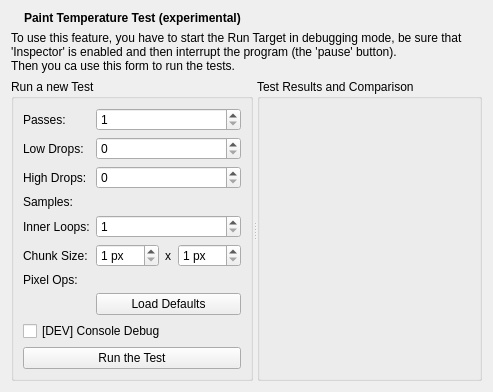
<?xml version="1.0" encoding="UTF-8"?>
<ui version="4.0">
 <author>Enrico Ros</author>
 <class>PaintTemperatureView</class>
 <widget class="QWidget" name="PaintTemperatureView">
  <property name="geometry">
   <rect>
    <x>0</x>
    <y>0</y>
    <width>493</width>
    <height>392</height>
   </rect>
  </property>
  <layout class="QVBoxLayout" name="verticalLayout">
   <item>
    <layout class="QHBoxLayout" name="horizontalLayout">
     <item>
      <widget class="QLabel" name="iconLabel">
       <property name="sizePolicy">
        <sizepolicy hsizetype="Fixed" vsizetype="Preferred">
         <horstretch>0</horstretch>
         <verstretch>0</verstretch>
        </sizepolicy>
       </property>
       <property name="pixmap">
        <pixmap resource="inspector.qrc">:/inspector/images/mark-32.png</pixmap>
       </property>
      </widget>
     </item>
     <item>
      <widget class="QLabel" name="titleLabel">
       <property name="font">
        <font>
         <weight>75</weight>
         <bold>true</bold>
        </font>
       </property>
       <property name="text">
        <string>Paint Temperature Test (experimental)</string>
       </property>
      </widget>
     </item>
    </layout>
   </item>
   <item>
    <widget class="QLabel" name="disclaimerLabel">
     <property name="text">
      <string>To use this feature, you have to start the Run Target in debugging mode, be sure that 'Inspector' is enabled and then interrupt the program (the 'pause' button).
Then you ca use this form to run the tests.</string>
     </property>
     <property name="wordWrap">
      <bool>true</bool>
     </property>
    </widget>
   </item>
   <item>
    <widget class="QSplitter" name="splitter">
     <property name="orientation">
      <enum>Qt::Horizontal</enum>
     </property>
     <widget class="QGroupBox" name="newTestGroup">
      <property name="title">
       <string>Run a new Test</string>
      </property>
      <layout class="QVBoxLayout" name="verticalLayout_2">
       <item>
        <layout class="QFormLayout" name="formLayout">
         <item row="0" column="0">
          <widget class="QLabel" name="label">
           <property name="text">
            <string>Passes:</string>
           </property>
          </widget>
         </item>
         <item row="0" column="1">
          <widget class="QSpinBox" name="passesBox">
           <property name="minimum">
            <number>1</number>
           </property>
           <property name="maximum">
            <number>10</number>
           </property>
          </widget>
         </item>
         <item row="1" column="0">
          <widget class="QLabel" name="label_2">
           <property name="text">
            <string>Low Drops:</string>
           </property>
          </widget>
         </item>
         <item row="1" column="1">
          <widget class="QSpinBox" name="lowBox">
           <property name="maximum">
            <number>9</number>
           </property>
          </widget>
         </item>
         <item row="2" column="0">
          <widget class="QLabel" name="label_3">
           <property name="text">
            <string>High Drops:</string>
           </property>
          </widget>
         </item>
         <item row="2" column="1">
          <widget class="QSpinBox" name="highBox">
           <property name="maximum">
            <number>9</number>
           </property>
          </widget>
         </item>
         <item row="3" column="0">
          <widget class="QLabel" name="samplesLabel">
           <property name="text">
            <string>Samples:</string>
           </property>
          </widget>
         </item>
         <item row="3" column="1">
          <widget class="QLabel" name="samplesBox">
           <property name="text">
            <string notr="true"/>
           </property>
          </widget>
         </item>
         <item row="4" column="0">
          <widget class="QLabel" name="label_4">
           <property name="text">
            <string>Inner Loops:</string>
           </property>
          </widget>
         </item>
         <item row="4" column="1">
          <widget class="QSpinBox" name="innerBox">
           <property name="minimum">
            <number>1</number>
           </property>
           <property name="maximum">
            <number>50</number>
           </property>
          </widget>
         </item>
         <item row="5" column="0">
          <widget class="QLabel" name="label_5">
           <property name="text">
            <string>Chunk Size:</string>
           </property>
          </widget>
         </item>
         <item row="5" column="1">
          <layout class="QHBoxLayout" name="horizontalLayout_2">
           <item>
            <widget class="QSpinBox" name="widthBox">
             <property name="suffix">
              <string> px</string>
             </property>
             <property name="minimum">
              <number>1</number>
             </property>
             <property name="maximum">
              <number>500</number>
             </property>
            </widget>
           </item>
           <item>
            <widget class="QLabel" name="label_7">
             <property name="text">
              <string>x</string>
             </property>
            </widget>
           </item>
           <item>
            <widget class="QSpinBox" name="heightBox">
             <property name="suffix">
              <string> px</string>
             </property>
             <property name="minimum">
              <number>1</number>
             </property>
             <property name="maximum">
              <number>500</number>
             </property>
            </widget>
           </item>
          </layout>
         </item>
         <item row="6" column="0">
          <widget class="QLabel" name="popsLabel">
           <property name="text">
            <string>Pixel Ops:</string>
           </property>
          </widget>
         </item>
         <item row="6" column="1">
          <widget class="QLabel" name="popsBox">
           <property name="text">
            <string notr="true"/>
           </property>
          </widget>
         </item>
         <item row="7" column="1">
          <widget class="QPushButton" name="defaultsButton">
           <property name="text">
            <string>Load Defaults</string>
           </property>
          </widget>
         </item>
        </layout>
       </item>
       <item>
        <widget class="QCheckBox" name="debugBox">
         <property name="text">
          <string notr="true">[DEV] Console Debug</string>
         </property>
        </widget>
       </item>
       <item>
        <widget class="QPushButton" name="runButton">
         <property name="sizePolicy">
          <sizepolicy hsizetype="MinimumExpanding" vsizetype="Fixed">
           <horstretch>0</horstretch>
           <verstretch>0</verstretch>
          </sizepolicy>
         </property>
         <property name="text">
          <string>Run the Test</string>
         </property>
        </widget>
       </item>
       <item>
        <spacer name="verticalSpacer">
         <property name="orientation">
          <enum>Qt::Vertical</enum>
         </property>
         <property name="sizeHint" stdset="0">
          <size>
           <width>20</width>
           <height>40</height>
          </size>
         </property>
        </spacer>
       </item>
      </layout>
     </widget>
     <widget class="QGroupBox" name="resultsGroup">
      <property name="title">
       <string>Test Results and Comparison</string>
      </property>
      <layout class="QGridLayout" name="gridLayout">
       <item row="0" column="0">
        <widget class="QLabel" name="resLabel">
         <property name="minimumSize">
          <size>
           <width>200</width>
           <height>200</height>
          </size>
         </property>
         <property name="scaledContents">
          <bool>true</bool>
         </property>
        </widget>
       </item>
      </layout>
     </widget>
    </widget>
   </item>
  </layout>
 </widget>
 <resources>
  <include location="inspector.qrc"/>
 </resources>
 <connections/>
</ui>
